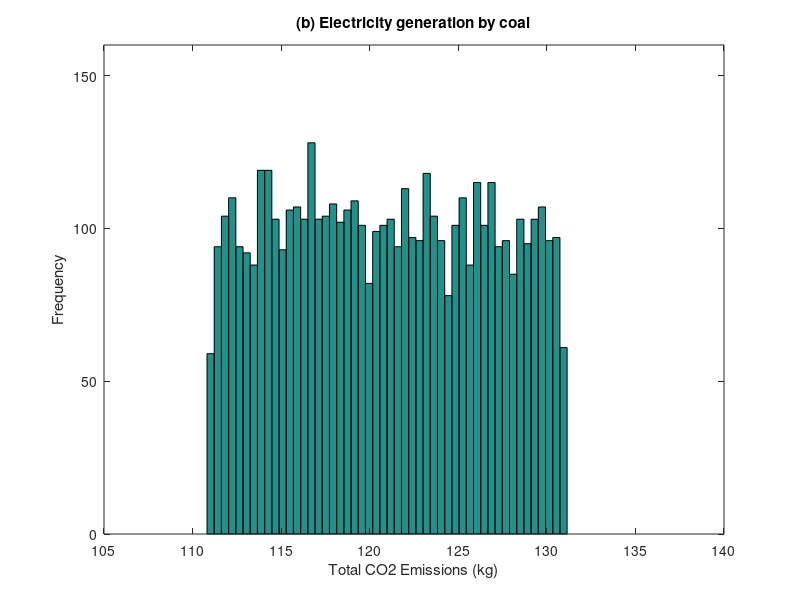

MATLAB code to generate this figure:
clear all; clc;
A=[-5 50;10 0];
B=[12 1];

[n,~]=size(A);
[m,~]=size(B);

A_uncertainty=zeros(n,n);
B_uncertainty=zeros(m,n);
A_uncertainty(1,1)=0.2;
B_uncertainty=[1 0.2];

run_number=5000;
f=[0;100];
g=[];
G=[];
for i=1:run_number
A_rand=rand(n,n)*2-1;
A_range=A_uncertainty.*A_rand;
B_rand=rand(m,n)*2-1;
B_range=B_uncertainty.*B_rand;
A_value=A+A_range;
B_value=B+B_range;
g=B_value*inv(A_value)*f;
G=[G g];
end

hist(G(1,:),50)
axis([105 140 0 160]);
xlabel('Total CO2 Emissions (kg)');
ylabel('Frequency');
title('(b) Electricity generation by coal');